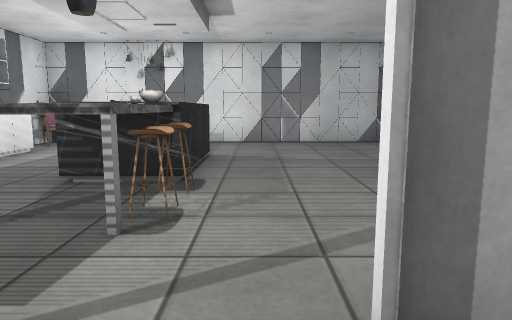
[1] (above)

12 first-person views from a walk through a scene from a Unity 3-D project. The camera is 1.2 m above the floor, tilts 8° down and sees 70° across. The floor is counted in squares, 1 m on a side. Each view is taken from the middle of a square. On the plan, view 1 faces up. The plan holds only what a view shows up to about 15 squares ahead; the rest is blank. Some animated figures are not drawn. Some surface patterns are stand-ins.

[2]
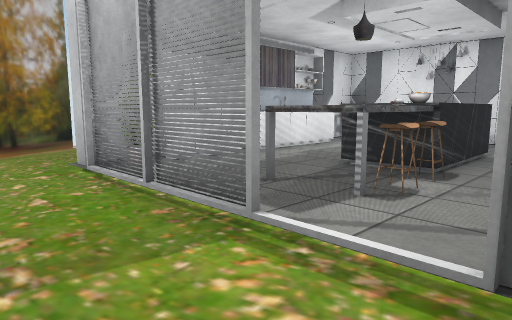

[3]
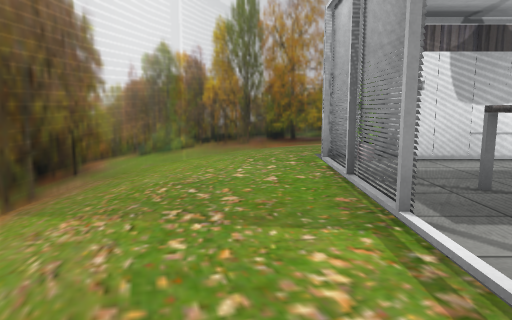

[4]
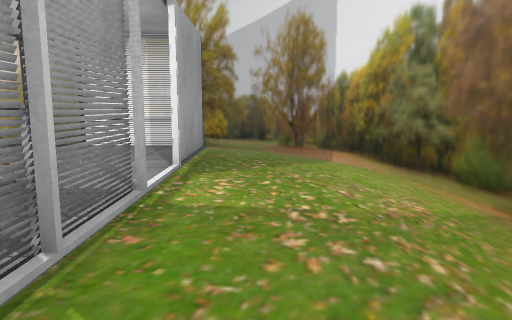

[5]
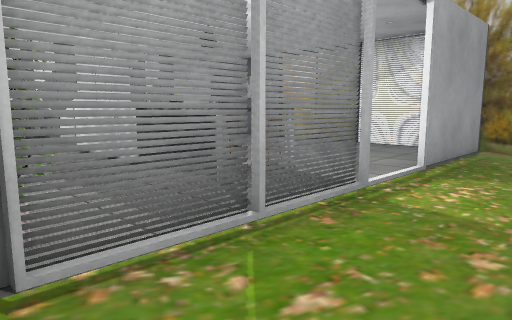

[6]
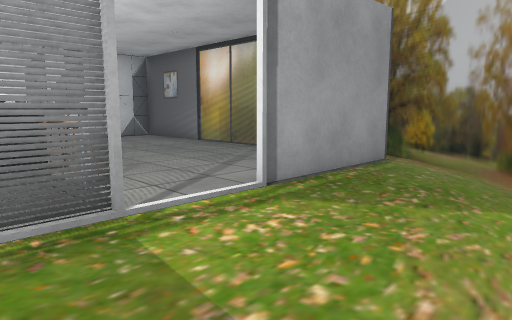

[7]
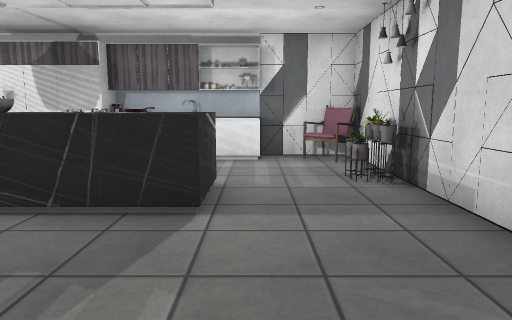

[8]
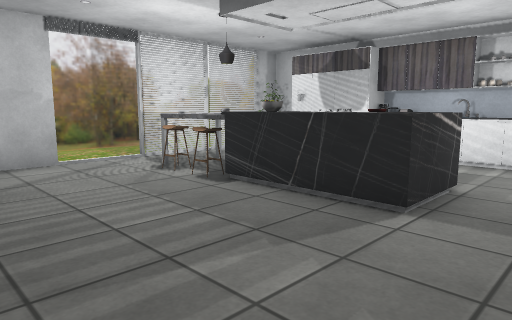

[9]
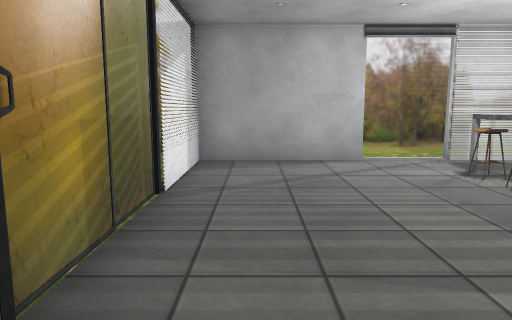

[10]
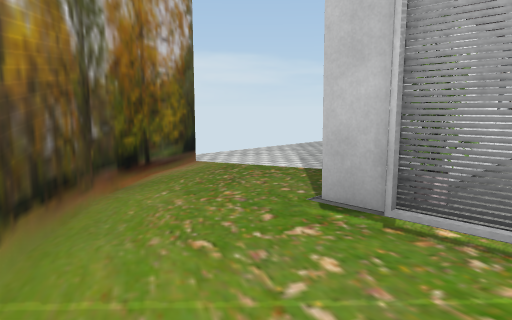

[11]
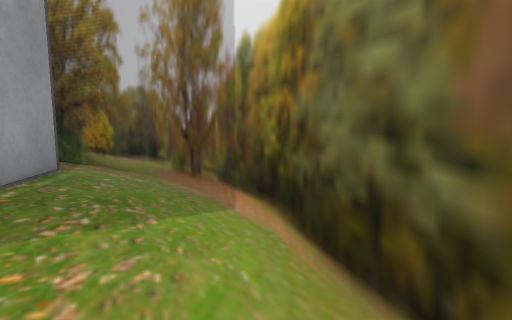

[12]
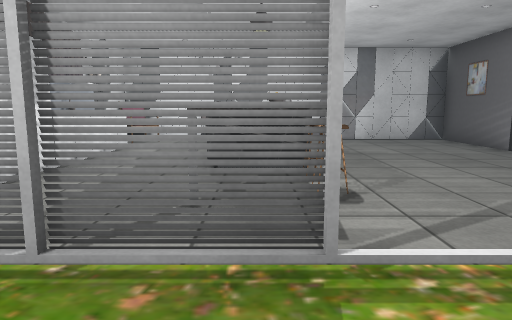

### Floor plan
Key: @ floor where view 1 was taken; # wall or solid block; . main floor; : floor 0.25 m higher than the main floor; = window, fence, low wall or low ledge; ^ raised ledge; S shelf.
Columns run from 12 left of view 1 to 7 right of it. Each row starts with its distance up from view 1.
 11       ###########
 10       #:::::::::#
  9       #:::::::::#
  8 ..    #::^^^::::##
  7 ...   #::#^^::::#=
  6 ....  #::^^^::::#= #
  5 ....  #::^^^::::##=#
  4 ..... S::^ ^::::#  #
  3  .....#:::^^::::# ##
  2  ##...###==::####.#
  1   ##...##..#.....##
  0    ##.......@...##
 -1     ##.........##
 -2      ###.... ###
 -3        ######

Where each view was taken, in squares from view 1:
view 1: 0 up, 0 right, facing up
view 2: 1 down, 1 right, facing up-left
view 3: 0 up, 2 right, facing left
view 4: 0 up, 6 left, facing right
view 5: 1 down, 6 left, facing up-right
view 6: 2 down, 3 left, facing up-right
view 7: 9 up, 3 right, facing left
view 8: 10 up, 3 right, facing down-left
view 9: 10 up, 3 right, facing down
view 10: 2 down, 4 left, facing up-left
view 11: 2 down, 2 left, facing right
view 12: 1 down, 2 left, facing up
